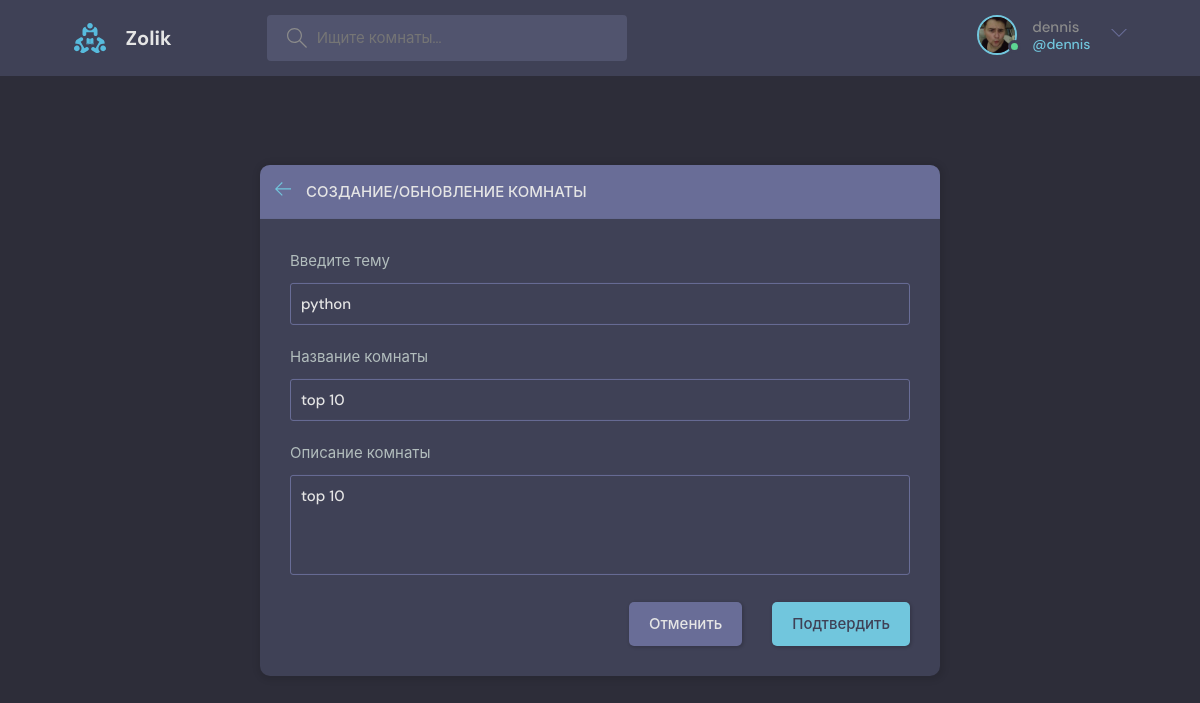
/update-room/12/ (signed in), run on the app's committed database.
### base/models.py (models this page shows, shortened)
class User(AbstractUser):
    name = models.CharField(max_length=200, null=True)
    email = models.EmailField(unique=True, null=True)
    bio = models.TextField(null=True)
    avatar = models.ImageField(null=True, default="avatar.svg")
    USERNAME_FIELD = 'email'
    REQUIRED_FIELDS = []

class Room(models.Model):
    host = models.ForeignKey(User, on_delete=models.SET_NULL, null=True)
    topic = models.ForeignKey(Topic, on_delete=models.SET_NULL, null=True)
    name = models.CharField(max_length=200)
    description = models.TextField(null=True, blank=True)
    participants = models.ManyToManyField(User, related_name='participants', blank=True)
    updated = models.DateTimeField(auto_now=True)
    created = models.DateTimeField(auto_now_add=True)
    class Meta:
        ordering = ['-updated', '-created']

class Topic(models.Model):
    name = models.CharField(max_length=200)

### base/views.py (the view, shortened to what this page needs)
# urls.py: path('update-room/<str:pk>/', views.updateRoom, name="update-room"),
@login_required(login_url='login')
def updateRoom(request, pk):
    room = Room.objects.get(id=pk)
    form = RoomForm(instance=room)
    topics = Topic.objects.all()
    if request.user != room.host:
        return HttpResponse('Your are not allowed here!!')
    context = {'form': form, 'topics': topics, 'room': room}
    return render(request, 'base/room_form.html', context)

### base/forms.py
class RoomForm(ModelForm):
    class Meta:
        model = Room
        fields = '__all__'
        exclude = ['host', 'participants']

### base/templates/base/room_form.html (shortened to what this page needs)
{% extends "main.html" %}
{% block content %}
<main class="create-room layout">
  <div class="container">
    <div class="layout__box">
      <div class="layout__boxHeader">
        <div class="layout__boxTitle">
          <a href="{% url 'home' %}">
            <svg version="1.1" xmlns="http://www.w3.org/2000/svg" width="32" height="32" viewBox="0 0 32 32">
              <title>arrow-left</title>
              <path
                d="M13.723 2.286l-13.723 13.714 13.719 13.714 1.616-1.611-10.96-10.96h27.625v-2.286h-27.625l10.965-10.965-1.616-1.607z">
              </path>
            </svg>
          </a>
          <h3>Создание/обновление комнаты</h3>
        </div>
      </div>
      <div class="layout__body">
        <form class="form" action="" method="POST">
          <div class="form__group">
            <label for="room_topic">Введите тему</label>
            <input required type="text" value="{{room.topic.name}}" name="topic" list="topic-list" />
          </div>
          <div class="form__group">
            <label for="room_name">Название комнаты</label>
            {{form.name}}
          </div>
          <div class="form__group">
            <label for="room_description">Описание комнаты</label>
            {{form.description}}
          </div>
          <div class="form__action">
            <a class="btn btn--dark" href="index.html">Отменить</a>
            <button class="btn btn--main" type="submit">Подтвердить</button>
          </div>
        </form>
      </div>
    </div>
  </div>
</main>
{% endblock content %}

### templates/navbar.html (shortened to what this page needs)
{% load static %}
<header class="header header--loggedIn">
    <div class="container">
      <a href="{% url 'home' %}" class="header__logo">
        <img src="{% static 'images/logo.svg' %}" />
        <h1>Zolik</h1>
      </a>
      <form class="header__search" method="GET" action="{% url 'home' %}">
        <label>
          <input name="q" placeholder="Ищите комнаты..." />
        </label>
      </form>
      <nav class="header__menu">
        {% if request.user.is_authenticated %}
        <div class="header__user">
          <a href="{% url 'update-user' %}">
            <div class="avatar avatar--medium active">
              <img src="{{request.user.avatar.url}}" />
            </div>
            <p>{{request.user.username}} <span>@{{request.user.username}}</span></p>
          </a>
          <button class="dropdown-button">
            <svg version="1.1" xmlns="http://www.w3.org/2000/svg" width="32" height="32" viewBox="0 0 32 32">
              <title>chevron-down</title>
              <path d="M16 21l-13-13h-3l16 16 16-16h-3l-13 13z"></path>
            </svg>
          </button>
        </div>
        {% else %}
        <a href="{% url 'login' %}">
          <img src="{% static 'images/avatar.svg' %}" />
          <p>Войти</p>
        </a>
        {% endif %}
      </nav>
    </div>
</header>

### data on the page
User: user.avatar (picture), user.username "dennis"
Room: topic "python", name "top 10", description "top 10"
